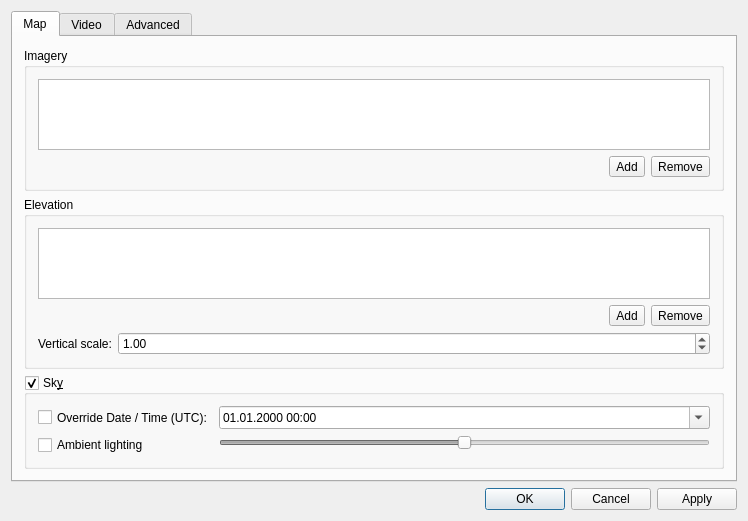
<?xml version="1.0" encoding="UTF-8"?>
<ui version="4.0">
 <class>QgsGlobePluginDialogGuiBase</class>
 <widget class="QDialog" name="QgsGlobePluginDialogGuiBase">
  <property name="enabled">
   <bool>true</bool>
  </property>
  <property name="geometry">
   <rect>
    <x>0</x>
    <y>0</y>
    <width>748</width>
    <height>519</height>
   </rect>
  </property>
  <property name="sizePolicy">
   <sizepolicy hsizetype="Expanding" vsizetype="Expanding">
    <horstretch>0</horstretch>
    <verstretch>0</verstretch>
   </sizepolicy>
  </property>
  <property name="minimumSize">
   <size>
    <width>0</width>
    <height>0</height>
   </size>
  </property>
  <property name="windowTitle">
   <string>Globe Settings</string>
  </property>
  <property name="windowIcon">
   <iconset>
    <normaloff>../../.designer/backup</normaloff>../../.designer/backup</iconset>
  </property>
  <layout class="QGridLayout" name="gridLayout_3">
   <item row="2" column="0">
    <widget class="QDialogButtonBox" name="buttonBox">
     <property name="standardButtons">
      <set>QDialogButtonBox::Apply|QDialogButtonBox::Cancel|QDialogButtonBox::Ok</set>
     </property>
    </widget>
   </item>
   <item row="0" column="0">
    <widget class="QTabWidget" name="tabWidget">
     <property name="currentIndex">
      <number>0</number>
     </property>
     <widget class="QWidget" name="tabMap">
      <attribute name="title">
       <string>Map</string>
      </attribute>
      <layout class="QGridLayout" name="gridLayout_4">
       <item row="2" column="0">
        <widget class="QGroupBox" name="groupBoxSky">
         <property name="title">
          <string>Sk&amp;y</string>
         </property>
         <property name="checkable">
          <bool>true</bool>
         </property>
         <layout class="QFormLayout" name="formLayout_3">
          <item row="1" column="0">
           <widget class="QCheckBox" name="checkBoxDateTime">
            <property name="sizePolicy">
             <sizepolicy hsizetype="Minimum" vsizetype="MinimumExpanding">
              <horstretch>0</horstretch>
              <verstretch>0</verstretch>
             </sizepolicy>
            </property>
            <property name="text">
             <string>Override Date / Time (UTC):</string>
            </property>
           </widget>
          </item>
          <item row="1" column="1">
           <widget class="QDateTimeEdit" name="dateTimeEditSky">
            <property name="sizePolicy">
             <sizepolicy hsizetype="Minimum" vsizetype="MinimumExpanding">
              <horstretch>0</horstretch>
              <verstretch>0</verstretch>
             </sizepolicy>
            </property>
            <property name="displayFormat">
             <string>dd.MM.yyyy HH:mm</string>
            </property>
            <property name="calendarPopup">
             <bool>true</bool>
            </property>
           </widget>
          </item>
          <item row="3" column="0">
           <widget class="QCheckBox" name="checkBoxSkyAutoAmbient">
            <property name="text">
             <string>Ambient lighting</string>
            </property>
           </widget>
          </item>
          <item row="3" column="1">
           <widget class="QSlider" name="horizontalSliderMinAmbient">
            <property name="enabled">
             <bool>false</bool>
            </property>
            <property name="maximum">
             <number>100</number>
            </property>
            <property name="value">
             <number>50</number>
            </property>
            <property name="orientation">
             <enum>Qt::Horizontal</enum>
            </property>
            <property name="invertedControls">
             <bool>false</bool>
            </property>
            <property name="tickPosition">
             <enum>QSlider::NoTicks</enum>
            </property>
           </widget>
          </item>
         </layout>
        </widget>
       </item>
       <item row="0" column="0">
        <widget class="QGroupBox" name="mImageryGroupBox">
         <property name="title">
          <string>Imagery</string>
         </property>
         <layout class="QVBoxLayout" name="verticalLayout_4">
          <item>
           <widget class="QTreeWidget" name="mImageryTreeView">
            <property name="dragEnabled">
             <bool>true</bool>
            </property>
            <property name="dragDropMode">
             <enum>QAbstractItemView::InternalMove</enum>
            </property>
            <property name="indentation">
             <number>0</number>
            </property>
            <property name="uniformRowHeights">
             <bool>true</bool>
            </property>
            <property name="allColumnsShowFocus">
             <bool>true</bool>
            </property>
            <property name="columnCount">
             <number>2</number>
            </property>
            <attribute name="headerVisible">
             <bool>false</bool>
            </attribute>
            <attribute name="headerDefaultSectionSize">
             <number>50</number>
            </attribute>
            <column>
             <property name="text">
              <string notr="true">1</string>
             </property>
            </column>
            <column>
             <property name="text">
              <string notr="true">2</string>
             </property>
            </column>
           </widget>
          </item>
          <item>
           <layout class="QHBoxLayout" name="horizontalLayout">
            <item>
             <spacer name="horizontalSpacer_2">
              <property name="orientation">
               <enum>Qt::Horizontal</enum>
              </property>
              <property name="sizeHint" stdset="0">
               <size>
                <width>40</width>
                <height>20</height>
               </size>
              </property>
             </spacer>
            </item>
            <item>
             <widget class="QToolButton" name="mAddImageryButton">
              <property name="text">
               <string>Add</string>
              </property>
              <property name="popupMode">
               <enum>QToolButton::InstantPopup</enum>
              </property>
             </widget>
            </item>
            <item>
             <widget class="QToolButton" name="mRemoveImageryButton">
              <property name="text">
               <string>Remove</string>
              </property>
             </widget>
            </item>
           </layout>
          </item>
         </layout>
        </widget>
       </item>
       <item row="3" column="0">
        <spacer name="verticalSpacerMapTab">
         <property name="orientation">
          <enum>Qt::Vertical</enum>
         </property>
         <property name="sizeHint" stdset="0">
          <size>
           <width>20</width>
           <height>40</height>
          </size>
         </property>
        </spacer>
       </item>
       <item row="1" column="0">
        <widget class="QGroupBox" name="mElevationGroupBox">
         <property name="title">
          <string>Elevation</string>
         </property>
         <layout class="QGridLayout" name="gridLayout_2">
          <item row="3" column="0">
           <widget class="QLabel" name="labelVerticalScale">
            <property name="sizePolicy">
             <sizepolicy hsizetype="Minimum" vsizetype="Preferred">
              <horstretch>0</horstretch>
              <verstretch>0</verstretch>
             </sizepolicy>
            </property>
            <property name="text">
             <string>Vertical scale:</string>
            </property>
           </widget>
          </item>
          <item row="3" column="1">
           <widget class="QDoubleSpinBox" name="mSpinBoxVerticalScale">
            <property name="sizePolicy">
             <sizepolicy hsizetype="Expanding" vsizetype="Fixed">
              <horstretch>0</horstretch>
              <verstretch>0</verstretch>
             </sizepolicy>
            </property>
            <property name="singleStep">
             <double>0.100000000000000</double>
            </property>
            <property name="value">
             <double>1.000000000000000</double>
            </property>
           </widget>
          </item>
          <item row="1" column="0" colspan="2">
           <widget class="QTreeWidget" name="mElevationTreeView">
            <property name="dragEnabled">
             <bool>true</bool>
            </property>
            <property name="dragDropMode">
             <enum>QAbstractItemView::InternalMove</enum>
            </property>
            <property name="indentation">
             <number>0</number>
            </property>
            <property name="uniformRowHeights">
             <bool>true</bool>
            </property>
            <property name="sortingEnabled">
             <bool>true</bool>
            </property>
            <property name="allColumnsShowFocus">
             <bool>true</bool>
            </property>
            <property name="columnCount">
             <number>2</number>
            </property>
            <attribute name="headerVisible">
             <bool>false</bool>
            </attribute>
            <attribute name="headerDefaultSectionSize">
             <number>50</number>
            </attribute>
            <column>
             <property name="text">
              <string notr="true">1</string>
             </property>
            </column>
            <column>
             <property name="text">
              <string notr="true">2</string>
             </property>
            </column>
           </widget>
          </item>
          <item row="2" column="0" colspan="2">
           <layout class="QHBoxLayout" name="horizontalLayout_3">
            <item>
             <spacer name="horizontalSpacer_3">
              <property name="orientation">
               <enum>Qt::Horizontal</enum>
              </property>
              <property name="sizeHint" stdset="0">
               <size>
                <width>40</width>
                <height>20</height>
               </size>
              </property>
             </spacer>
            </item>
            <item>
             <widget class="QToolButton" name="mAddElevationButton">
              <property name="text">
               <string>Add</string>
              </property>
              <property name="popupMode">
               <enum>QToolButton::InstantPopup</enum>
              </property>
             </widget>
            </item>
            <item>
             <widget class="QToolButton" name="mRemoveElevationButton">
              <property name="text">
               <string>Remove</string>
              </property>
             </widget>
            </item>
           </layout>
          </item>
         </layout>
        </widget>
       </item>
      </layout>
     </widget>
     <widget class="QWidget" name="tabVideo">
      <attribute name="title">
       <string>Video</string>
      </attribute>
      <layout class="QGridLayout" name="gridLayout_8">
       <item row="1" column="0">
        <widget class="QGroupBox" name="groupBoxAntiAliasing">
         <property name="sizePolicy">
          <sizepolicy hsizetype="Preferred" vsizetype="MinimumExpanding">
           <horstretch>0</horstretch>
           <verstretch>0</verstretch>
          </sizepolicy>
         </property>
         <property name="title">
          <string>Anti Aliasing</string>
         </property>
         <property name="checkable">
          <bool>true</bool>
         </property>
         <property name="checked">
          <bool>true</bool>
         </property>
         <layout class="QFormLayout" name="formLayout">
          <property name="fieldGrowthPolicy">
           <enum>QFormLayout::AllNonFixedFieldsGrow</enum>
          </property>
          <item row="0" column="0">
           <widget class="QLabel" name="labelAASamples">
            <property name="text">
             <string>Samples</string>
            </property>
           </widget>
          </item>
          <item row="0" column="1">
           <widget class="QLineEdit" name="lineEditAASamples">
            <property name="placeholderText">
             <string>[Leave empty for maximum]</string>
            </property>
           </widget>
          </item>
          <item row="1" column="1">
           <widget class="QLabel" name="labelVideoInfo">
            <property name="text">
             <string>&lt;html&gt;&lt;head/&gt;&lt;body&gt;&lt;p&gt;&lt;span style=&quot; font-style:italic;&quot;&gt;Change requires a restart of the globe plugin&lt;/span&gt;&lt;/p&gt;&lt;/body&gt;&lt;/html&gt;</string>
            </property>
           </widget>
          </item>
         </layout>
        </widget>
       </item>
       <item row="2" column="0">
        <spacer name="verticalSpacerVideoTab">
         <property name="orientation">
          <enum>Qt::Vertical</enum>
         </property>
         <property name="sizeHint" stdset="0">
          <size>
           <width>20</width>
           <height>40</height>
          </size>
         </property>
        </spacer>
       </item>
       <item row="0" column="0">
        <widget class="QGroupBox" name="groupBox_2">
         <property name="title">
          <string>Stereo</string>
         </property>
         <layout class="QGridLayout" name="gridLayout_5">
          <item row="0" column="0">
           <widget class="QLabel" name="labelStereoMode">
            <property name="text">
             <string>Stereo Mode</string>
            </property>
           </widget>
          </item>
          <item row="0" column="1">
           <widget class="QComboBox" name="comboBoxStereoMode"/>
          </item>
          <item row="1" column="0">
           <widget class="QLabel" name="labelEyeSeparation">
            <property name="text">
             <string>Eye separation (m)</string>
            </property>
           </widget>
          </item>
          <item row="1" column="1">
           <widget class="QDoubleSpinBox" name="spinBoxStereoEyeSeparation">
            <property name="readOnly">
             <bool>false</bool>
            </property>
            <property name="buttonSymbols">
             <enum>QAbstractSpinBox::UpDownArrows</enum>
            </property>
            <property name="accelerated">
             <bool>true</bool>
            </property>
            <property name="decimals">
             <number>3</number>
            </property>
            <property name="maximum">
             <double>10.000000000000000</double>
            </property>
            <property name="singleStep">
             <double>0.001000000000000</double>
            </property>
           </widget>
          </item>
          <item row="2" column="0">
           <widget class="QLabel" name="labelScreenDistance">
            <property name="text">
             <string>Screen distance (m)</string>
            </property>
            <property name="buddy">
             <cstring>spinBoxStereoScreenDistance</cstring>
            </property>
           </widget>
          </item>
          <item row="2" column="1">
           <widget class="QDoubleSpinBox" name="spinBoxStereoScreenDistance">
            <property name="accelerated">
             <bool>true</bool>
            </property>
            <property name="decimals">
             <number>3</number>
            </property>
            <property name="singleStep">
             <double>0.100000000000000</double>
            </property>
           </widget>
          </item>
          <item row="3" column="0">
           <widget class="QLabel" name="labelScreenWidth">
            <property name="text">
             <string>Screen width (m)</string>
            </property>
           </widget>
          </item>
          <item row="3" column="1">
           <widget class="QDoubleSpinBox" name="spinBoxStereoScreenWidth">
            <property name="accelerated">
             <bool>true</bool>
            </property>
            <property name="decimals">
             <number>3</number>
            </property>
            <property name="singleStep">
             <double>0.010000000000000</double>
            </property>
           </widget>
          </item>
          <item row="4" column="0">
           <widget class="QLabel" name="labelScreenHeight">
            <property name="text">
             <string>Screen height (m)</string>
            </property>
           </widget>
          </item>
          <item row="4" column="1">
           <widget class="QDoubleSpinBox" name="spinBoxStereoScreenHeight">
            <property name="accelerated">
             <bool>true</bool>
            </property>
            <property name="decimals">
             <number>3</number>
            </property>
            <property name="singleStep">
             <double>0.010000000000000</double>
            </property>
           </widget>
          </item>
          <item row="5" column="0">
           <widget class="QLabel" name="labelSplitStereoHorizontalSeparation">
            <property name="text">
             <string>Split stereo horizontal separation (px)</string>
            </property>
           </widget>
          </item>
          <item row="5" column="1">
           <widget class="QSpinBox" name="spinBoxSplitStereoHorizontalSeparation">
            <property name="enabled">
             <bool>true</bool>
            </property>
            <property name="accelerated">
             <bool>true</bool>
            </property>
           </widget>
          </item>
          <item row="6" column="0">
           <widget class="QLabel" name="labelSplitStereoHorizontalEyeMapping">
            <property name="text">
             <string>Split stereo horizontal eye mapping</string>
            </property>
           </widget>
          </item>
          <item row="6" column="1">
           <widget class="QComboBox" name="comboBoxSplitStereoHorizontalEyeMapping">
            <item>
             <property name="text">
              <string notr="true">LEFT_EYE_LEFT_VIEWPORT</string>
             </property>
            </item>
            <item>
             <property name="text">
              <string notr="true">LEFT_EYE_RIGHT_VIEWPORT</string>
             </property>
            </item>
           </widget>
          </item>
          <item row="7" column="0">
           <widget class="QLabel" name="labelSplitStereoVerticalSeparation">
            <property name="text">
             <string>Split stereo vertical separation (px)</string>
            </property>
           </widget>
          </item>
          <item row="7" column="1">
           <widget class="QSpinBox" name="spinBoxSplitStereoVerticalSeparation">
            <property name="accelerated">
             <bool>true</bool>
            </property>
           </widget>
          </item>
          <item row="8" column="0">
           <widget class="QLabel" name="labelBoxSplitStereoVerticalEyeMapping">
            <property name="text">
             <string>Split stereo vertical eye mapping</string>
            </property>
           </widget>
          </item>
          <item row="8" column="1">
           <widget class="QComboBox" name="comboBoxSplitStereoVerticalEyeMapping">
            <property name="enabled">
             <bool>true</bool>
            </property>
            <item>
             <property name="text">
              <string notr="true">LEFT_EYE_TOP_VIEWPORT</string>
             </property>
            </item>
            <item>
             <property name="text">
              <string notr="true">LEFT_EYE_BOTTOM_VIEWPORT</string>
             </property>
            </item>
           </widget>
          </item>
          <item row="9" column="1">
           <widget class="QPushButton" name="pushButtonStereoResetDefaults">
            <property name="text">
             <string>Reset to defaults</string>
            </property>
           </widget>
          </item>
         </layout>
        </widget>
       </item>
      </layout>
     </widget>
     <widget class="QWidget" name="tabAdvanced">
      <attribute name="title">
       <string>Advanced</string>
      </attribute>
      <layout class="QVBoxLayout" name="verticalLayout_2">
       <item>
        <widget class="QGroupBox" name="groupBoxScrolling">
         <property name="title">
          <string>Scrolling</string>
         </property>
         <layout class="QGridLayout" name="gridLayout_9">
          <item row="2" column="0">
           <widget class="QLabel" name="labelScrollSensitivity">
            <property name="text">
             <string>Sensitivity:</string>
            </property>
           </widget>
          </item>
          <item row="2" column="1">
           <widget class="QSlider" name="sliderScrollSensitivity">
            <property name="minimum">
             <number>10</number>
            </property>
            <property name="maximum">
             <number>50</number>
            </property>
            <property name="singleStep">
             <number>1</number>
            </property>
            <property name="value">
             <number>20</number>
            </property>
            <property name="orientation">
             <enum>Qt::Horizontal</enum>
            </property>
           </widget>
          </item>
          <item row="1" column="0" colspan="2">
           <widget class="QCheckBox" name="checkBoxInvertScroll">
            <property name="text">
             <string>Invert scroll wheel</string>
            </property>
           </widget>
          </item>
         </layout>
        </widget>
       </item>
       <item>
        <widget class="QCheckBox" name="checkBoxFeatureIdentification">
         <property name="text">
          <string>Enable feature identification</string>
         </property>
        </widget>
       </item>
       <item>
        <widget class="QCheckBox" name="checkBoxFrustumHighlighting">
         <property name="text">
          <string>Enable frustum highlighting</string>
         </property>
        </widget>
       </item>
       <item>
        <spacer name="verticalSpacerAdvancedTab">
         <property name="orientation">
          <enum>Qt::Vertical</enum>
         </property>
         <property name="sizeHint" stdset="0">
          <size>
           <width>20</width>
           <height>40</height>
          </size>
         </property>
        </spacer>
       </item>
      </layout>
     </widget>
    </widget>
   </item>
  </layout>
 </widget>
 <layoutdefault spacing="6" margin="11"/>
 <tabstops>
  <tabstop>buttonBox</tabstop>
 </tabstops>
 <resources/>
 <connections/>
</ui>
